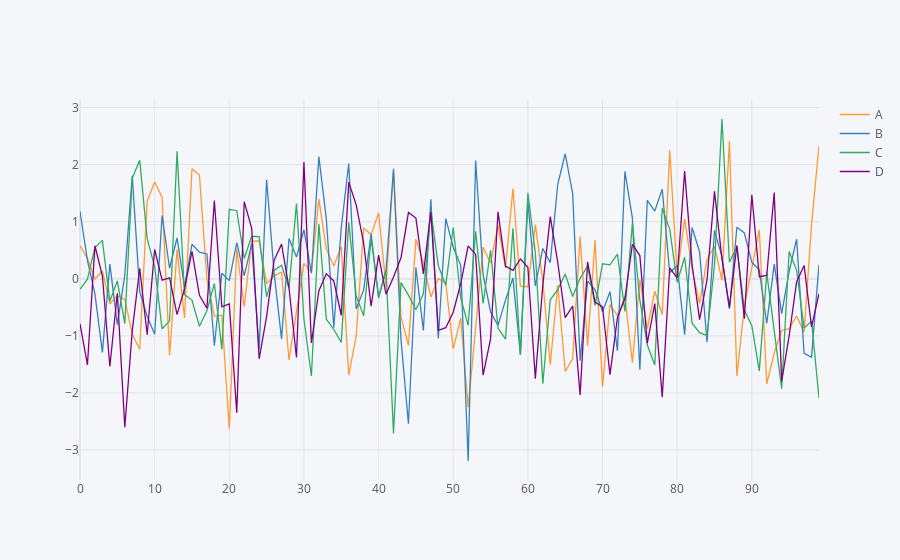

The code cell stored with this chart in its notebook:
### Code cell
df.iplot()
%matplotlib inline
